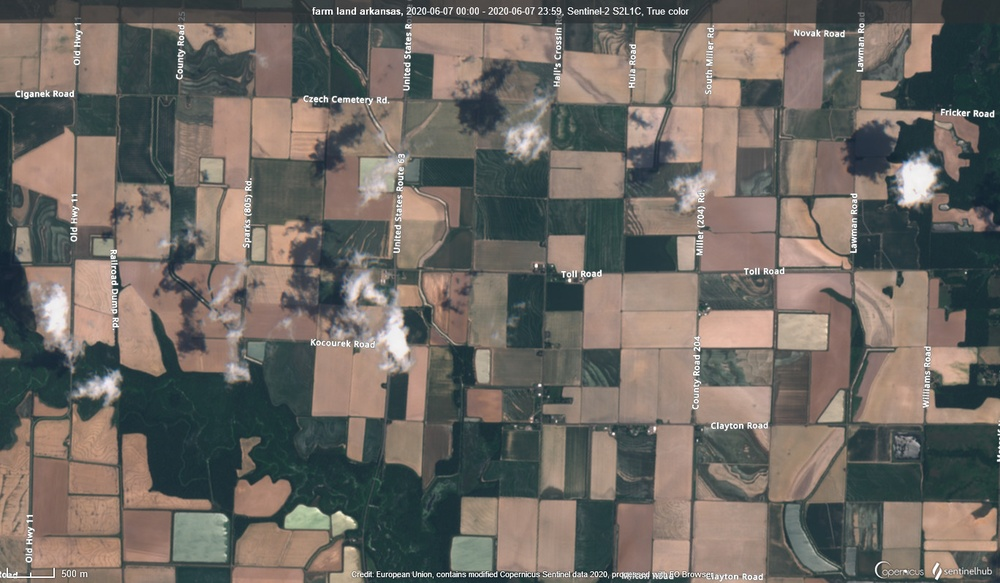
#> input picture capstone/arkansas_farm.jpg, 1000 x 583 px, shrunk from 1368 x 798 before the run
$ jupyter execute capstone_image.ipynb
#> lines starting #> are read from the running program, lines starting #| are printed output that depends on the picture
[cell 1]
import cv2
import numpy as np
from matplotlib import pyplot as plt

[cell 2]
img = cv2.imread('arkansas_farm.jpg',0)
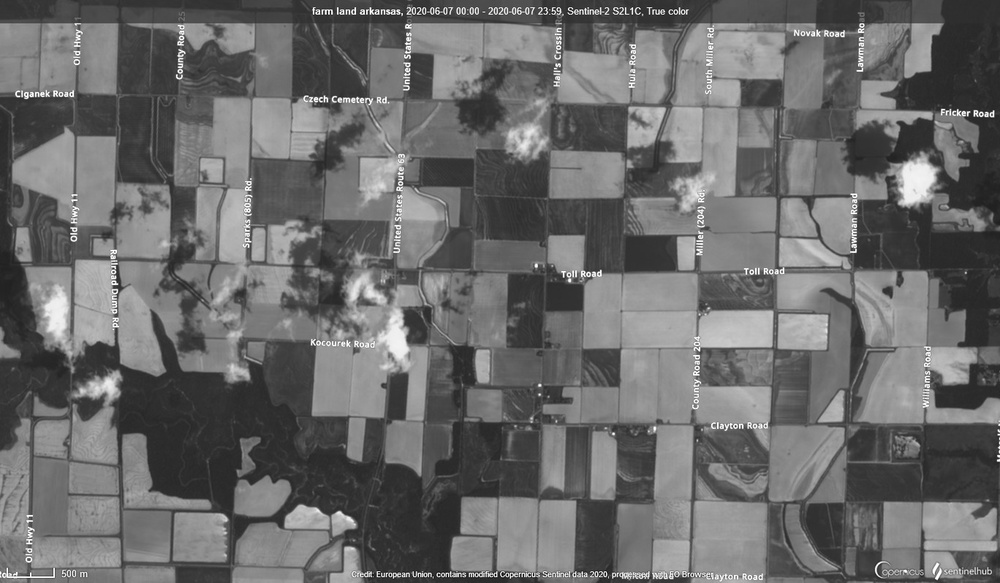
#> img: shape (583, 1000); min 0, max 255, mean 106.6
edges = cv2.Canny(img,100,200)
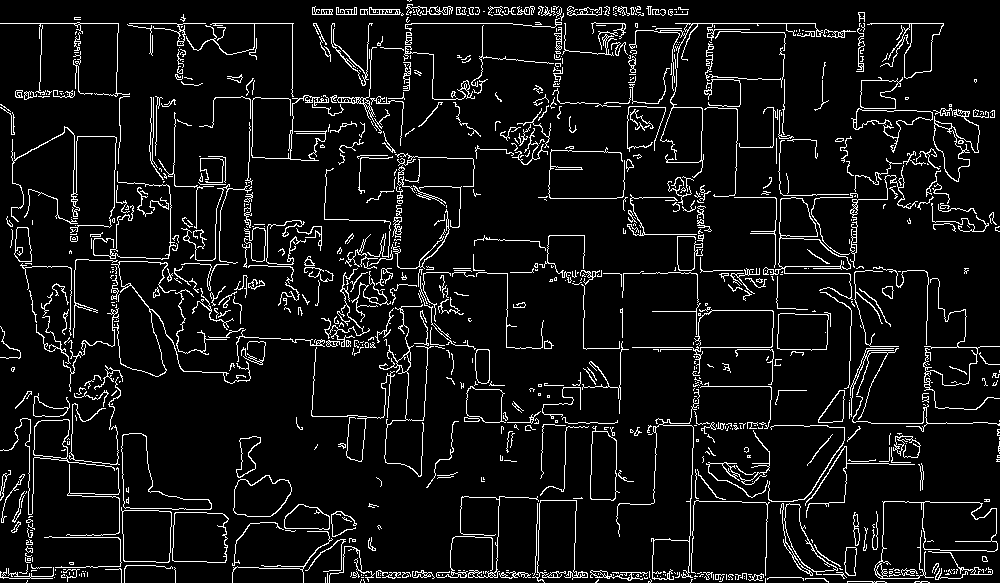
#> edges: shape (583, 1000); 7.4% white in thin lines or dots

plt.subplot(121),plt.imshow(img,cmap = 'gray')
plt.title('Original Image'), plt.xticks([]), plt.yticks([])
plt.subplot(122),plt.imshow(edges,cmap = 'gray')
plt.title('Edge Image'), plt.xticks([]), plt.yticks([])

plt.show()
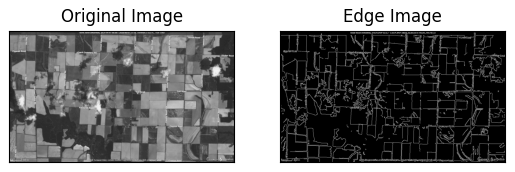
#> figure drawn by matplotlib, 2 panels
